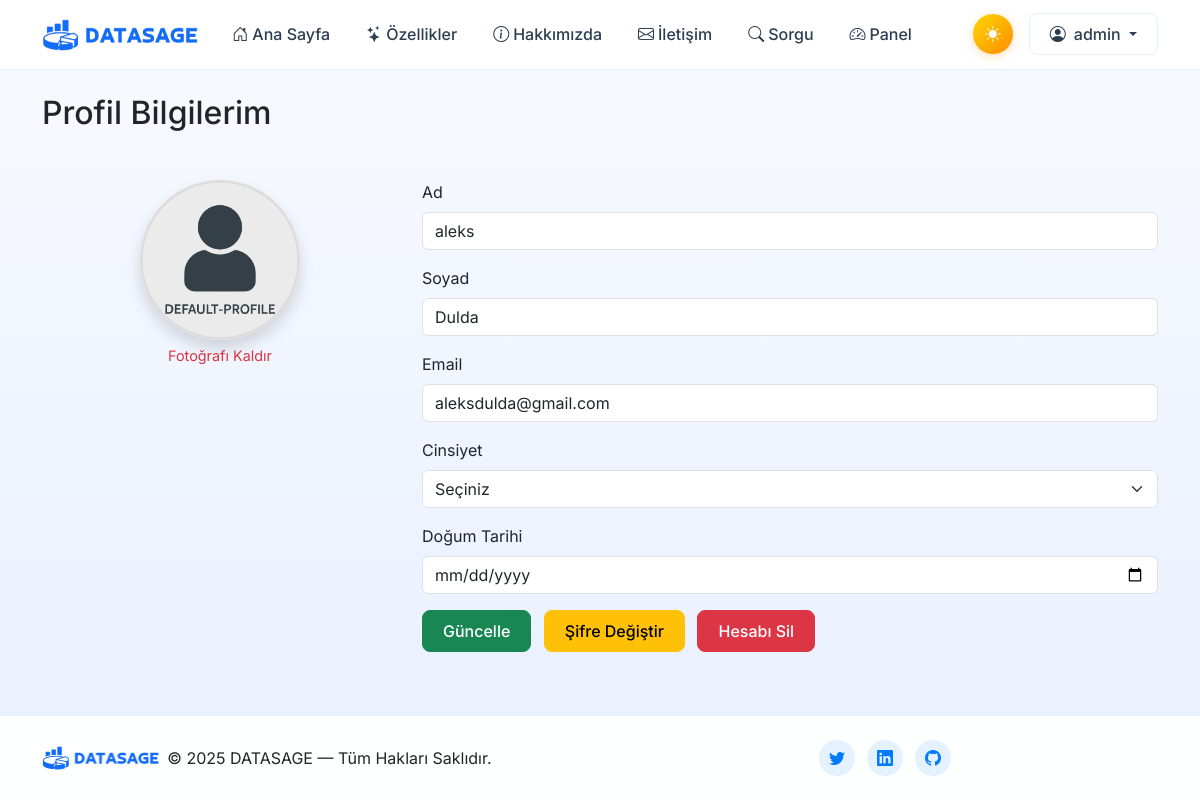
Screenshot of /profile (signed in) with the database file from the repository.
### tables this page shows
CREATE TABLE users (
        id INTEGER PRIMARY KEY AUTOINCREMENT,
        username TEXT UNIQUE NOT NULL,
        password TEXT NOT NULL,
        first_name TEXT,
        last_name TEXT,
        email TEXT,
        gender TEXT,
        birth_date TEXT,
        profile_picture TEXT
    );

### app.py (the view)
@app.route("/profile")
def profile():
    if "user_id" not in session:
        return redirect(url_for("auth.login"))
    conn = sqlite3.connect("database.sqlite")
    conn.row_factory = sqlite3.Row
    user = conn.execute("SELECT * FROM users WHERE id = ?", (session["user_id"],)).fetchone()
    conn.close()
    return render_template("profile.html", user=user)

### templates/profile.html (shortened to what this page needs)
{% extends "base.html" %}
{% block content %}
<h2 class="mb-4">Profil Bilgilerim</h2>
<br>
<form method="POST" action="{{ url_for('update_profile') }}" enctype="multipart/form-data">
  <div class="row">
    <div class="col-md-4 text-center mb-4">
      <label for="profile_picture_input" class="profile-picture-label">
        <img id="previewImage"
             src="{% if user.profile_picture %}{{ url_for('static', filename='uploads/' ~ user.profile_picture) }}{% else %}{{ url_for('static', filename='images/default-profile.png') }}{% endif %}"
             class="rounded-circle shadow profile-picture"
             alt="Profil Fotoğrafı" width="160" height="160">
      </label>
      <span class="remove-btn" onclick="resetProfilePicture()">Fotoğrafı Kaldır</span>
    </div>
    <div class="col-md-8">
      <div class="mb-3">
        <label for="first_name" class="form-label">Ad</label>
        <input type="text" class="form-control" id="first_name" name="first_name" value="{{ user.first_name or '' }}">
      </div>
      <div class="mb-3">
        <label for="last_name" class="form-label">Soyad</label>
        <input type="text" class="form-control" id="last_name" name="last_name" value="{{ user.last_name or '' }}">
      </div>
      <div class="mb-3">
        <label for="email" class="form-label">Email</label>
        <input type="email" class="form-control" id="email" name="email" value="{{ user.email or '' }}">
      </div>
      <div class="mb-3">
        <label for="gender" class="form-label">Cinsiyet</label>
        <select class="form-select" id="gender" name="gender">
          <option value="">Seçiniz</option>
        </select>
      </div>
      <div class="mb-3">
        <label for="birth_date" class="form-label">Doğum Tarihi</label>
        <input type="date" class="form-control" id="birth_date" name="birth_date" value="{{ user.birth_date or '' }}">
      </div>
      <button type="submit" class="btn btn-success">Güncelle</button>
      <a href="{{ url_for('change_password') }}" class="btn btn-warning ms-2">Şifre Değiştir</a>
      <a href="{{ url_for('delete_account') }}" class="btn btn-danger ms-2">Hesabı Sil</a>
    </div>
  </div>
</form>
{% endblock %}

### templates/base.html (shortened to what this page needs)
<!DOCTYPE html>
<html lang="tr" data-bs-theme="light">
<head>
    <link href="https://cdn.jsdelivr.net/npm/bootstrap@5.3.0/dist/css/bootstrap.min.css" rel="stylesheet">
    <link href="https://cdn.jsdelivr.net/npm/bootstrap-icons@1.11.0/font/bootstrap-icons.min.css" rel="stylesheet">
    <link href="https://unpkg.com/aos@2.3.1/dist/aos.css" rel="stylesheet">
</head>
<body>
<nav class="navbar navbar-expand-lg" id="main-navbar">
  <div class="container">
    <a class="navbar-brand" href="{{ url_for('index') }}">
      <img id="navbar-logo" src="{{ url_for('static', filename='images/logo-navbar.png') }}" alt="DATASAGE Logo" style="height: 32px;">
    </a>
    <div class="collapse navbar-collapse" id="navbarNav">
      <ul class="navbar-nav me-auto">
        <li class="nav-item">
          <a class="nav-link" href="{{ url_for('index') }}">
            <i class="bi bi-house-door me-1"></i>Ana Sayfa
          </a>
        </li>
        <li class="nav-item">
          <a class="nav-link" href="{{ url_for('index') }}#features">
            <i class="bi bi-stars me-1"></i>Özellikler
          </a>
        </li>
        <li class="nav-item">
          <a class="nav-link" href="{{ url_for('about') }}">
            <i class="bi bi-info-circle me-1"></i>Hakkımızda
          </a>
        </li>
        <li class="nav-item">
          <a class="nav-link" href="{{ url_for('contact') }}">
            <i class="bi bi-envelope me-1"></i>İletişim
          </a>
        </li>
        {% if session.username %}
          <li class="nav-item">
            <a class="nav-link" href="{{ url_for('ask') }}">
              <i class="bi bi-search me-1"></i>Sorgu
            </a>
          </li>
          <li class="nav-item">
            <a class="nav-link" href="{{ url_for('dashboard') }}">
              <i class="bi bi-speedometer2 me-1"></i>Panel
            </a>
          </li>
        {% endif %}
      </ul>
      <div class="d-flex align-items-center gap-3">
        <button id="theme-toggle" class="theme-toggle-btn" title="Tema Değiştir">
          <i id="theme-icon" class="bi bi-sun-fill"></i>
        </button>
        {% if session.username %}
          <div class="dropdown">
            <a class="btn btn-user dropdown-toggle" href="#" data-bs-toggle="dropdown">
              <i class="bi bi-person-circle me-2"></i>{{ session.username }}
            </a>
          </div>
        {% endif %}
      </div>
    </div>
  </div>
</nav>
<div id="page-content-wrapper">
    <div class="container mt-4">
        {% block content %}{% endblock %}
    </div>
</div>
<footer class="footer mt-5 py-4">
  <div class="container">
    <div class="row align-items-center">
      <div class="col-md-6">
        <div class="d-flex align-items-center">
          <img src="{{ url_for('static', filename='images/logo-navbar.png') }}" alt="DATASAGE" height="24" class="me-2">
          <span>© 2025 DATASAGE — Tüm Hakları Saklıdır.</span>
        </div>
      </div>
      <div class="col-md-6 text-md-end">
        <div class="social-links">
          <a href="#" class="social-link" title="Twitter"><i class="bi bi-twitter"></i></a>
          <a href="#" class="social-link" title="LinkedIn"><i class="bi bi-linkedin"></i></a>
          <a href="https://github.com/AleksDulda/DataSage" class="social-link" title="GitHub"><i class="bi bi-github"></i></a>
        </div>
      </div>
    </div>
  </div>
</footer>
</body>
</html>

### templates/profile.html (style rules this page uses)
.profile-picture { object-fit: cover; border: 3px solid #ddd; transition: 0.3s; }
.profile-picture-label { cursor: pointer; position: relative; display: inline-block; }
.remove-btn { display: block; margin-top: 5px; font-size: 0.9rem; color: #dc3545; cursor: pointer; text-align: center; }

### templates/base.html (style rules this page uses)
:root { --primary-color: #007bff; --secondary-color: #6610f2; --accent-color: #2c3e50; --text-muted: #6c757d; --light-bg: #f8fafe; --border-color: rgba(0, 123, 255, 0.1); --shadow: rgba(0, 0, 0, 0.1); --success-color: #28a745; --border-light: #e9ecef; --input-bg: #f8f9fa; --dark-bg: #15171d; --dark-surface: #1e2329; --dark-border: #2d3748; --dark-text: #f4f7fa; --dark-muted: #a9b5c7; --transition: all 0.3s ease; }
* { transition: var(--transition); }
body { font-family: 'Inter', -apple-system, BlinkMacSystemFont, 'Segoe UI', sans-serif; padding-top: 70px; background: linear-gradient(180deg, var(--light-bg) 0%, #e8efff 100%); min-height: 100vh; display: flex; flex-direction: column; }
#page-content-wrapper { flex: 1; }
#main-navbar { position: fixed; top: 0; width: 100%; z-index: 1030; background: rgba(255, 255, 255, 0.95) !important; backdrop-filter: blur(10px); border-bottom: 1px solid var(--border-color); height: 70px; }
.navbar-nav .nav-link { font-weight: 500; padding: 8px 16px !important; border-radius: 8px; margin: 0 2px; color: var(--accent-color) !important; }
.theme-toggle-btn { background: linear-gradient(135deg, #ffd700, #ff8c00); border: none; border-radius: 50%; width: 40px; height: 40px; display: flex; align-items: center; justify-content: center; cursor: pointer; box-shadow: 0 2px 10px rgba(255, 140, 0, 0.3); color: white; }
.btn { font-weight: 500; border-radius: 8px; padding: 8px 20px; transition: var(--transition); }
.btn-user { background: rgba(255, 255, 255, 0.1); border: 1px solid var(--border-color); color: var(--accent-color); text-decoration: none; }
.footer { background: rgba(255, 255, 255, 0.95); border-top: 1px solid var(--border-color); backdrop-filter: blur(10px); color: var(--text-muted); }
.social-links { display: flex; gap: 12px; justify-content: center; }
.social-link { width: 36px; height: 36px; border-radius: 50%; background: var(--border-color); display: flex; align-items: center; justify-content: center; color: var(--primary-color); text-decoration: none; transition: var(--transition); }

### rows the page displays
users: username "admin", first_name "aleks", last_name "Dulda", email "aleksdulda@gmail.com"
